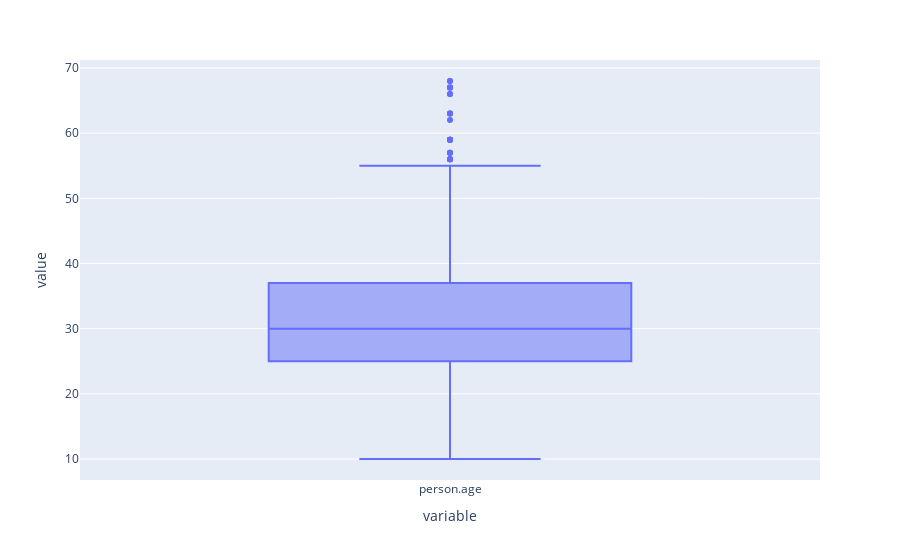

The code cell stored with this chart in its notebook:
### Code cell
px.box(phase1_df['person.age'])
## Detect Outliers --> three records in : 19992 , one point: -3

### Figure 1 — Plotly figure (JSON) as saved in the notebook; plotly's stock layout.template omitted (floating-point values rounded to 4 significant figures; data arrays with more than 128 entries replaced by an {"elided": "..."} marker saying what was removed)
{"data": [{"alignmentgroup": "True", "hovertemplate": "variable=%{x}<br>value=%{y}<extra></extra>", "legendgroup": "", "marker": {"color": "#636efa"}, "name": "", "notched": false, "offsetgroup": "", "orientation": "v", "showlegend": false, "type": "box", "x": {"elided": "491 str values"}, "x0": " ", "xaxis": "x", "y": {"elided": "491 mixed values"}, "y0": " ", "yaxis": "y"}], "layout": {"boxmode": "group", "legend": {"tracegroupgap": 0}, "margin": {"t": 60}, "xaxis": {"anchor": "y", "domain": [0, 1], "title": {"text": "variable"}}, "yaxis": {"anchor": "x", "domain": [0, 1], "title": {"text": "value"}}}}
